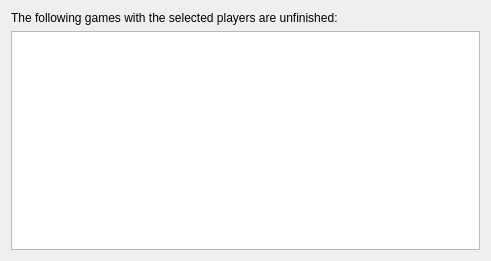
<?xml version="1.0" encoding="UTF-8"?>
<ui version="4.0">
 <class>ChooseUnfinishedGameDialog</class>
 <widget class="QWizardPage" name="ChooseUnfinishedGameDialog">
  <property name="geometry">
   <rect>
    <x>0</x>
    <y>0</y>
    <width>491</width>
    <height>261</height>
   </rect>
  </property>
  <property name="windowTitle">
   <string>Dialog</string>
  </property>
  <layout class="QVBoxLayout" name="verticalLayout">
   <item>
    <widget class="QLabel" name="label">
     <property name="text">
      <string>The following games with the selected players are unfinished:</string>
     </property>
    </widget>
   </item>
   <item>
    <widget class="QListWidget" name="listWidget"/>
   </item>
  </layout>
 </widget>
 <resources/>
 <connections/>
</ui>
